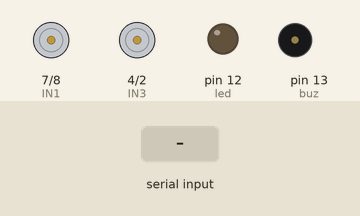
Simulated run of this sketch. Board: Arduino Uno, built with avr-gcc and run on an emulated ATmega328P. On the bench: motor-driver pin pairs drawn as motors (green arrow = first pin HIGH = forward, orange = second pin HIGH = backward, longer = more drive, scaled by the enable pin), output pins drawn as LEDs (lit = HIGH), buzzer (waves = sounding, pin HIGH). Inputs (shaded band) come from the test bench.

Above: at 1.2 s.
1.3 s: "Y" received over the second serial link
At 1.7 s:
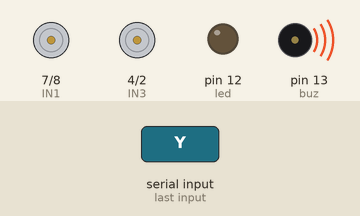
3.3 s: "F" received over the second serial link
At 3.8 s:
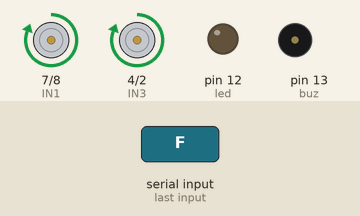
4.8 s: "B" received over the second serial link
At 6.0 s:
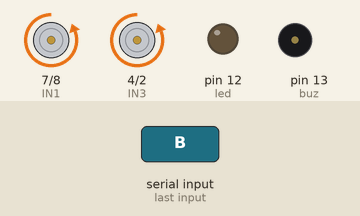
6.3 s: "L" received over the second serial link
At 7.3 s:
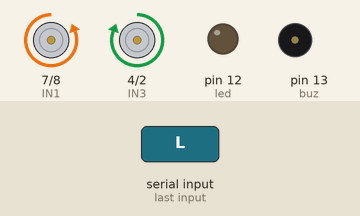
7.8 s: "R" received over the second serial link
At 8.5 s:
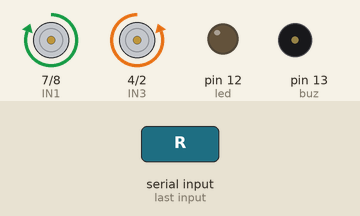
9.3 s: "X" received over the second serial link
At 9.6 s:
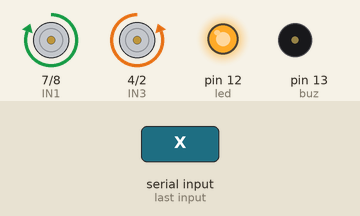
Timing chart, 0 to 11.8 s (numbered marks = the images above; inputs shaded):
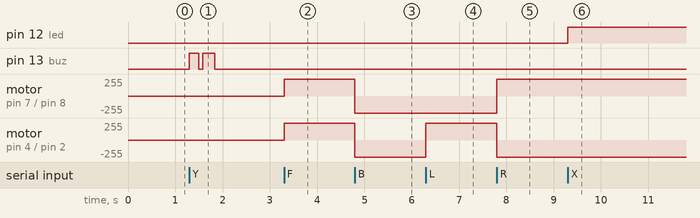

The sketch:

projekmobilupdate.ino
```cpp
#include <SoftwareSerial.h>

SoftwareSerial bluetooth(10, 11); // RX, TX

// pin modul motor drive
int IN1 = 7;
int IN2 = 8;
int IN3 = 4;
int IN4 = 2;
int ENA = 9;
int ENB = 6;

int led = 12; //lampu
int buz = 13; //klakson

// kecepatan putaran motor
int speedKiri = 255;
int speedKanan = 255;

void setup() {
  bluetooth.begin(9600); // fungsi bluetooth

  // inisialisasi pin
  pinMode(IN1, OUTPUT);
  pinMode(IN2, OUTPUT);
  pinMode(IN3, OUTPUT);
  pinMode(IN4, OUTPUT);
  pinMode(ENA, OUTPUT);
  pinMode(ENB, OUTPUT);
  pinMode(led, OUTPUT);
  pinMode(buz, OUTPUT);

  // panggil fungsi stop
  stopMotor();
}

void loop() {
  if (bluetooth.available()) {   // fungsi untuk mendeteksi data yang masuk
    char cmd = bluetooth.read();  // data karakter yang masuk di simpan ke type data bernama cmd

    switch(cmd) {

      case 'F': // maju
        maju(); // memanggil fungsi maju
        break;

      case 'B': // mundur
        mundur();  // memanggil fungsi mundur
        break;

      case 'L': // kiri
        kiri();  // memanggil fungsi kiri
        break;

      case 'R': // kanan
        kanan();  // memanggil fungsi kanan
        break;

      case 'X': // lampu menyala
        digitalWrite(led, HIGH);  // lampu menyala
        break;

      case 'x': // lampu mati
        digitalWrite(led, LOW);   // lampu mati
        break;

      case 'S': // berhenti
        stopMotor();  // memanggil fungsi motor berhenti
        break;

      case 'Y': // klakson
        digitalWrite(buz, HIGH);
        delay(200);
        digitalWrite(buz, LOW);
        delay(80);
        digitalWrite(buz, HIGH);
        delay(250);
        digitalWrite(buz, LOW);
        break;
    }
  }
}


void maju() {                   // fungsi maju
  analogWrite(ENA, speedKiri);
  analogWrite(ENB, speedKanan);
  digitalWrite(IN1, HIGH);
  digitalWrite(IN2, LOW);
  digitalWrite(IN3, HIGH);
  digitalWrite(IN4, LOW);
}

void mundur() {                 // fungsi mundur
  analogWrite(ENA, speedKiri);
  analogWrite(ENB, speedKanan);
  digitalWrite(IN1, LOW);
  digitalWrite(IN2, HIGH);
  digitalWrite(IN3, LOW);
  digitalWrite(IN4, HIGH);
}

void kiri() {                   // fungsi kiri
  analogWrite(ENA, speedKiri);
  analogWrite(ENB, speedKanan);
  digitalWrite(IN1, LOW);
  digitalWrite(IN2, HIGH);
  digitalWrite(IN3, HIGH);
  digitalWrite(IN4, LOW);
}

void kanan() {                  // fungsi kanan
  analogWrite(ENA, speedKiri);
  analogWrite(ENB, speedKanan);
  digitalWrite(IN1, HIGH);
  digitalWrite(IN2, LOW);
  digitalWrite(IN3, LOW);
  digitalWrite(IN4, HIGH);
}

void stopMotor() {              // fungsi motor berhenti
  analogWrite(ENA, 0);
  analogWrite(ENB, 0);
  digitalWrite(IN1, LOW);
  digitalWrite(IN2, LOW);
  digitalWrite(IN3, LOW);
  digitalWrite(IN4, LOW);
}
```

Measured:
- after the input at 1.3 s, pin 13 (buz): alternates HIGH for 0.23 s and LOW for 0.08 s, 4 changes in all, then stays LOW, starting at once
- after the input at 3.3 s, motor on pin 7 (IN1) / pin 8 (IN2), motor on pin 4 (IN3) / pin 2 (IN4): stopped → forward 255/255 at once
- after the input at 4.8 s, motor on pin 7 (IN1) / pin 8 (IN2), motor on pin 4 (IN3) / pin 2 (IN4): forward 255/255 → backward 255/255 at once
- after the input at 6.3 s, motor on pin 4 (IN3) / pin 2 (IN4): backward 255/255 → forward 255/255 at once
- after the input at 7.8 s, motor on pin 7 (IN1) / pin 8 (IN2): backward 255/255 → forward 255/255 at once; motor on pin 4 (IN3) / pin 2 (IN4): forward 255/255 → backward 255/255 at once
- after the input at 9.3 s, pin 12 (led): LOW → HIGH at once
